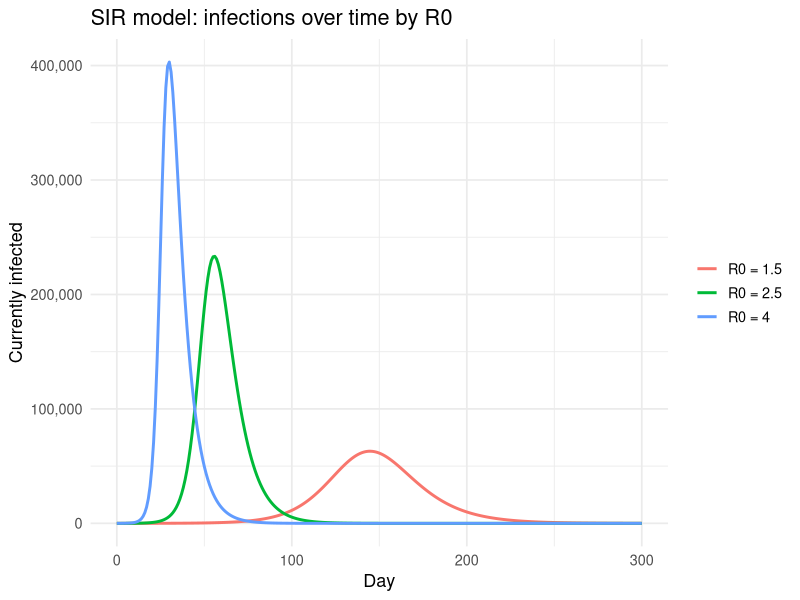

The R script that drew this image:
# SIR epidemic model: how R0 shapes the epidemic curve
# install.packages(c("deSolve", "ggplot2", "dplyr", "scales"))
library(deSolve); library(ggplot2); library(dplyr)

dir.create("01-sir-epidemic-model/figures", showWarnings = FALSE, recursive = TRUE)

sir <- function(t, state, parms) {
  with(as.list(c(state, parms)), {
    dS <- -beta * S * I / N
    dI <-  beta * S * I / N - gamma * I
    dR <-  gamma * I
    list(c(dS, dI, dR))
  })
}

N <- 1e6; gamma <- 1 / 7   # 7-day infectious period

run <- function(R0) {
  out <- ode(y = c(S = N - 10, I = 10, R = 0), times = 0:300, func = sir,
             parms = c(beta = R0 * gamma, gamma = gamma, N = N))
  as.data.frame(out) |> mutate(scenario = paste("R0 =", R0))
}
res <- bind_rows(lapply(c(1.5, 2.5, 4), run))

summary_tbl <- res |> group_by(scenario) |>
  summarise(peak_infected = round(max(I)), peak_day = time[which.max(I)],
            final_size_pct = round(100 * max(R) / N, 1))
print(summary_tbl)

p <- ggplot(res, aes(time, I, colour = scenario)) +
  geom_line(linewidth = 1) +
  scale_y_continuous(labels = scales::comma) +
  labs(title = "SIR model: infections over time by R0",
       x = "Day", y = "Currently infected", colour = NULL) +
  theme_minimal(base_size = 13)
ggsave("01-sir-epidemic-model/figures/sir_curves.png", p, width = 8, height = 5, dpi = 300)
